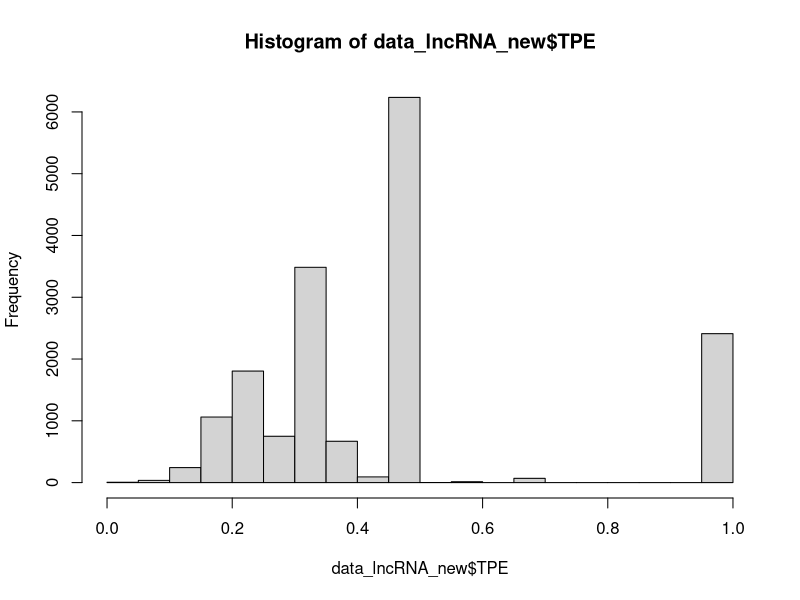
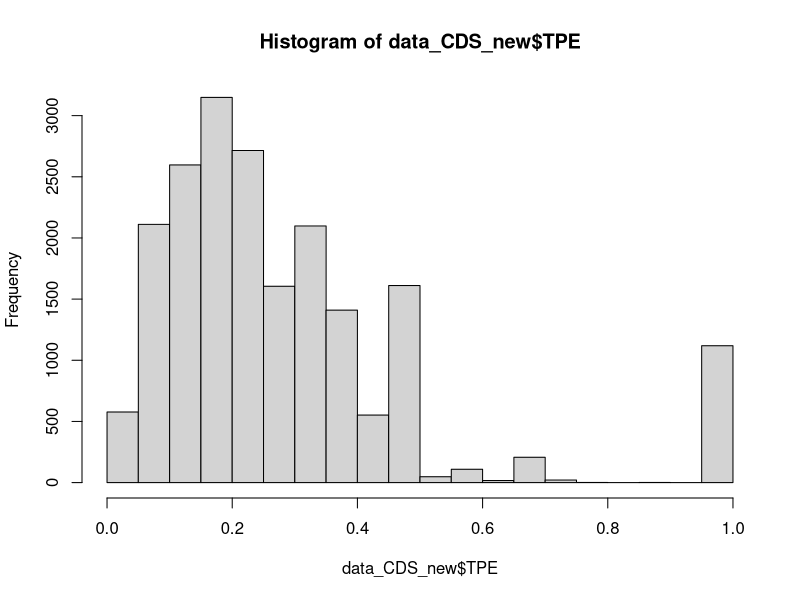
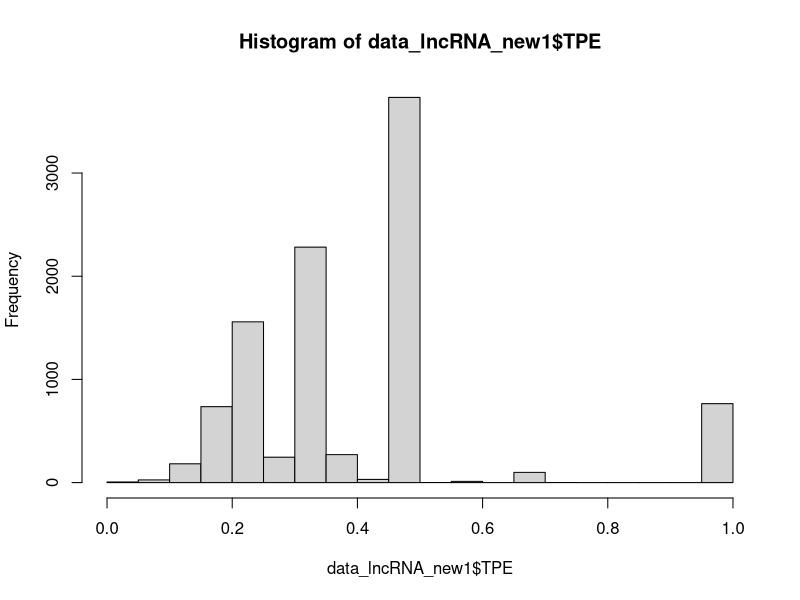
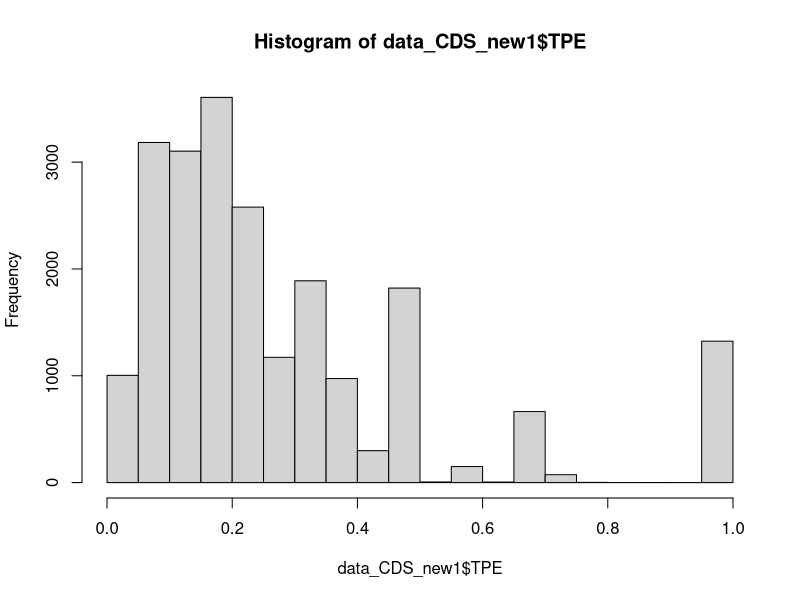
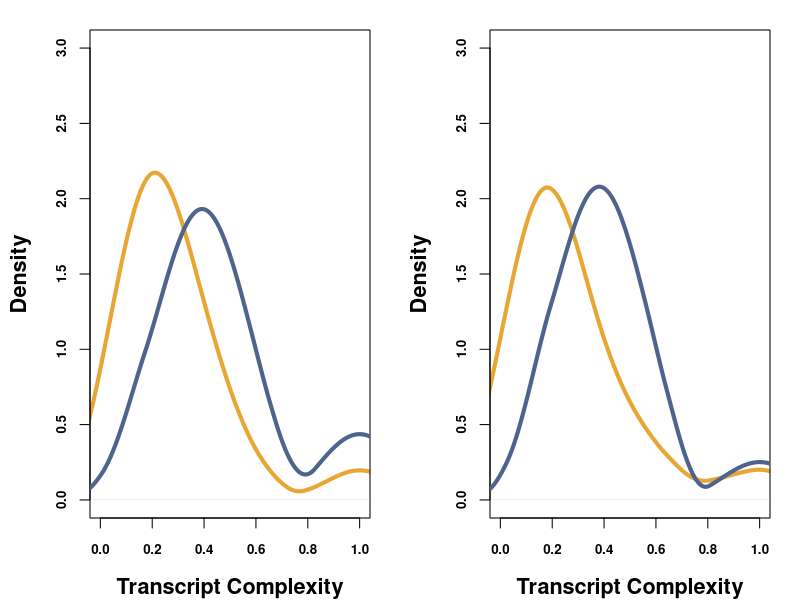
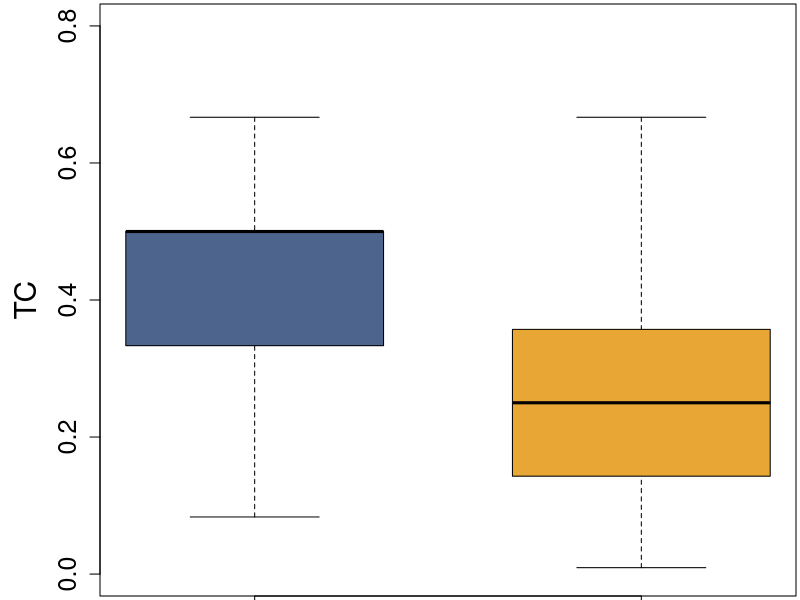
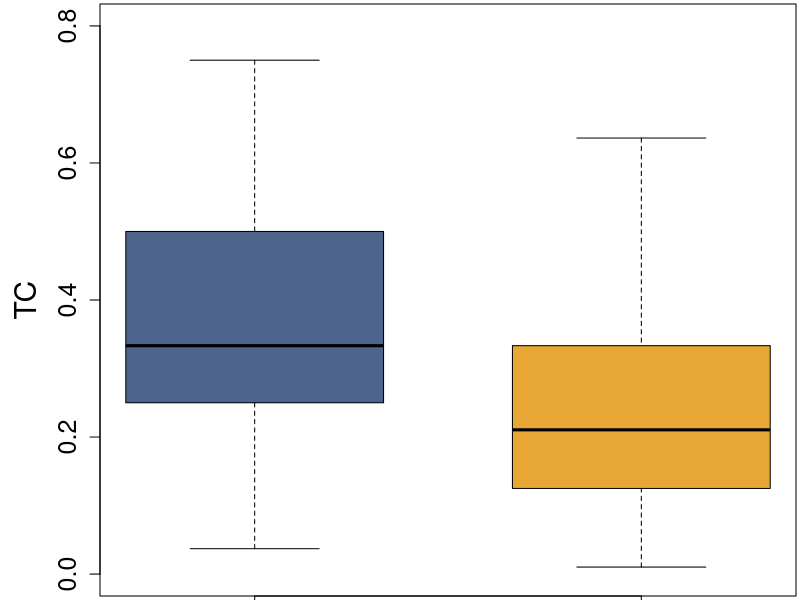

Write R code to recreate these figures, in order.
#mean transcript complexity analysis for human and mouse

data_lncRNA <- read.csv("lncrna_main_h.csv", header = F)
colnames(data_lncRNA) <- c('Gene','Gene_length','Transcript','Exon')
data_CDS <- read.csv("mrna_main_h.csv", header = F)
colnames(data_CDS) <- c('Gene','Gene_length','Transcript','Exon')

library(dplyr)
data_lncRNA_new <- mutate(data_lncRNA, TPE = Transcript/Exon)
hist(data_lncRNA_new$TPE)
data_CDS_new <- mutate(data_CDS, TPE = Transcript/Exon)
hist(data_CDS_new$TPE)
mean(data_lncRNA_new$TPE)
mean(data_CDS_new$TPE, na.rm=T)
sd(data_lncRNA_new$TPE)
sd(data_CDS_new$TPE, na.rm=T)
length(data_lncRNA_new$TPE)
length(data_CDS_new$TPE)

data_lncRNA1 <- read.csv("lncrna_main_m.csv", header = F)
colnames(data_lncRNA1) <- c('Gene','Gene_length','Transcript','Exon')
data_CDS1 <- read.csv("mrna_main_m.csv", header = F)
colnames(data_CDS1) <- c('Gene','Gene_length','Transcript','Exon')

data_lncRNA_new1 <- mutate(data_lncRNA1, TPE = Transcript/Exon)
hist(data_lncRNA_new1$TPE)
data_CDS_new1 <- mutate(data_CDS1, TPE = Transcript/Exon)
hist(data_CDS_new1$TPE)
mean(data_lncRNA_new1$TPE)
mean(data_CDS_new1$TPE, na.rm=T)
sd(data_lncRNA_new1$TPE)
sd(data_CDS_new1$TPE, na.rm=T)
length(data_lncRNA_new1$TPE)
length(data_CDS_new1$TPE)

#plotting the distribution curve
h1 <- density(data_CDS_new$TPE, na.rm = T, kernel = "cosine", bw = "bcv", adjust = 3)
h2 <- density(data_lncRNA_new$TPE, kernel = "cosine", bw = "bcv", adjust = 3)
h3 <- density(data_CDS_new1$TPE, na.rm = T, kernel = "cosine", bw = "bcv", adjust = 3)
h4 <- density(data_lncRNA_new1$TPE, kernel = "cosine", bw = "bcv", adjust = 3)
tiff("/home/dell/Documents/koushiki/final_fig/fig_a_b.tiff",width = 2400, height = 1200, res = 300)
par(mar=c(4.1,4.5,1.5,1.5))
par(mfrow=c(1,2))
plot(h1, xlim=c(0,1), col="#E8A735", ylim=c(0,3),xlab="Transcript Complexity", lwd = 4, main = "",cex.lab = 1.3, cex.axis=0.8, font.lab=2, font.axis=2)
lines(h2, col="#4D648D", lwd=4)
plot(h3, xlim=c(0,1), col="#E8A735", ylim=c(0,3),xlab="Transcript Complexity", lwd = 4, main="",cex.lab = 1.3, cex.axis=0.8, font.lab=2, font.axis=2)
lines(h4, col="#4D648D", lwd=4)
dev.off()

#human (boxplot)
data_lncRNA <- read.csv("lncrna_main_h.csv", header = FALSE)
data_lncRNA <- na.omit(data_lncRNA)
names(data_lncRNA)
colnames(data_lncRNA) <- c("Gene","Gene_length","Transcript","Exon")
summary(data_lncRNA)
str(data_lncRNA)
data_lncRNA$Gene_length <- as.numeric(data_lncRNA$Gene_length)
data_lncRNA$Transcript <- as.numeric(data_lncRNA$Transcript)
data_lncRNA$Exon <- as.numeric(data_lncRNA$Exon)
data_lncRNA <- mutate(data_lncRNA, TPE=Transcript/Exon)
median(data_lncRNA$TPE)

data_pcg <- read.csv("mrna_main_h.csv", header = FALSE)
data_pcg <- na.omit(data_pcg)
names(data_pcg)
colnames(data_pcg) <- c("Gene","Gene_length","Transcript","Exon")
summary(data_pcg)
str(data_pcg)
data_pcg$Gene_length <- as.numeric(data_pcg$Gene_length)
data_pcg$Transcript <- as.numeric(data_pcg$Transcript)
data_pcg$Exon <- as.numeric(data_pcg$Exon)
data_pcg <- mutate(data_pcg, TPE=Transcript/Exon)
median(data_pcg$TPE)

tiff("/home/dell/Documents/koushiki/final_fig/fig_a1.tiff",width = 1200, height = 1200, res = 300)
par(mar=c(0.2,5,0.2,0.2))
boxplot(data_lncRNA$TPE, data_pcg$TPE, col = c("#4D648D", "#E8A735"),ylab="TC", boxwex=2.0,
        xaxs="i",at=c(1,4), cex.axis=1.5, font.axix=2,cex.lab=1.8, font.lab=2,
        outline=F, xlim=c(0,5), ylim=c(0.0,0.8), main="")
dev.off()

#mouse (boxplot)
data_lncRNA <- read.csv("lncrna_main_m.csv", header = FALSE)
data_lncRNA <- na.omit(data_lncRNA)
names(data_lncRNA)
colnames(data_lncRNA) <- c("Gene","Gene_length","Transcript","Exon")
summary(data_lncRNA)
str(data_lncRNA)
data_lncRNA$Gene_length <- as.numeric(data_lncRNA$Gene_length)
data_lncRNA$Transcript <- as.numeric(data_lncRNA$Transcript)
data_lncRNA$Exon <- as.numeric(data_lncRNA$Exon)
data_lncRNA <- mutate(data_lncRNA, TPE=Transcript/Exon)
median(data_lncRNA$TPE)

data_pcg <- read.csv("mrna_main_m.csv", header = FALSE)
data_pcg <- na.omit(data_pcg)
names(data_pcg)
colnames(data_pcg) <- c("Gene","Gene_length","Transcript","Exon")
summary(data_pcg)
str(data_pcg)
data_pcg$Gene_length <- as.numeric(data_pcg$Gene_length)
data_pcg$Transcript <- as.numeric(data_pcg$Transcript)
data_pcg$Exon <- as.numeric(data_pcg$Exon)
data_pcg <- mutate(data_pcg, TPE=Transcript/Exon)
median(data_pcg$TPE)

tiff("/home/dell/Documents/koushiki/final_fig/fig_b1.tiff",width = 1200, height = 1200, res = 300)
par(mar=c(0.2,5,0.2,0.2))
boxplot(data_lncRNA$TPE, data_pcg$TPE, col = c("#4D648D", "#E8A735"),ylab="TC", boxwex=2.0,
        xaxs="i",at=c(1,4), cex.axis=1.5, font.axix=2,cex.lab=1.8, font.lab=2,
        outline=F, xlim=c(0,5), ylim=c(0.0,0.8), main="")
dev.off()
